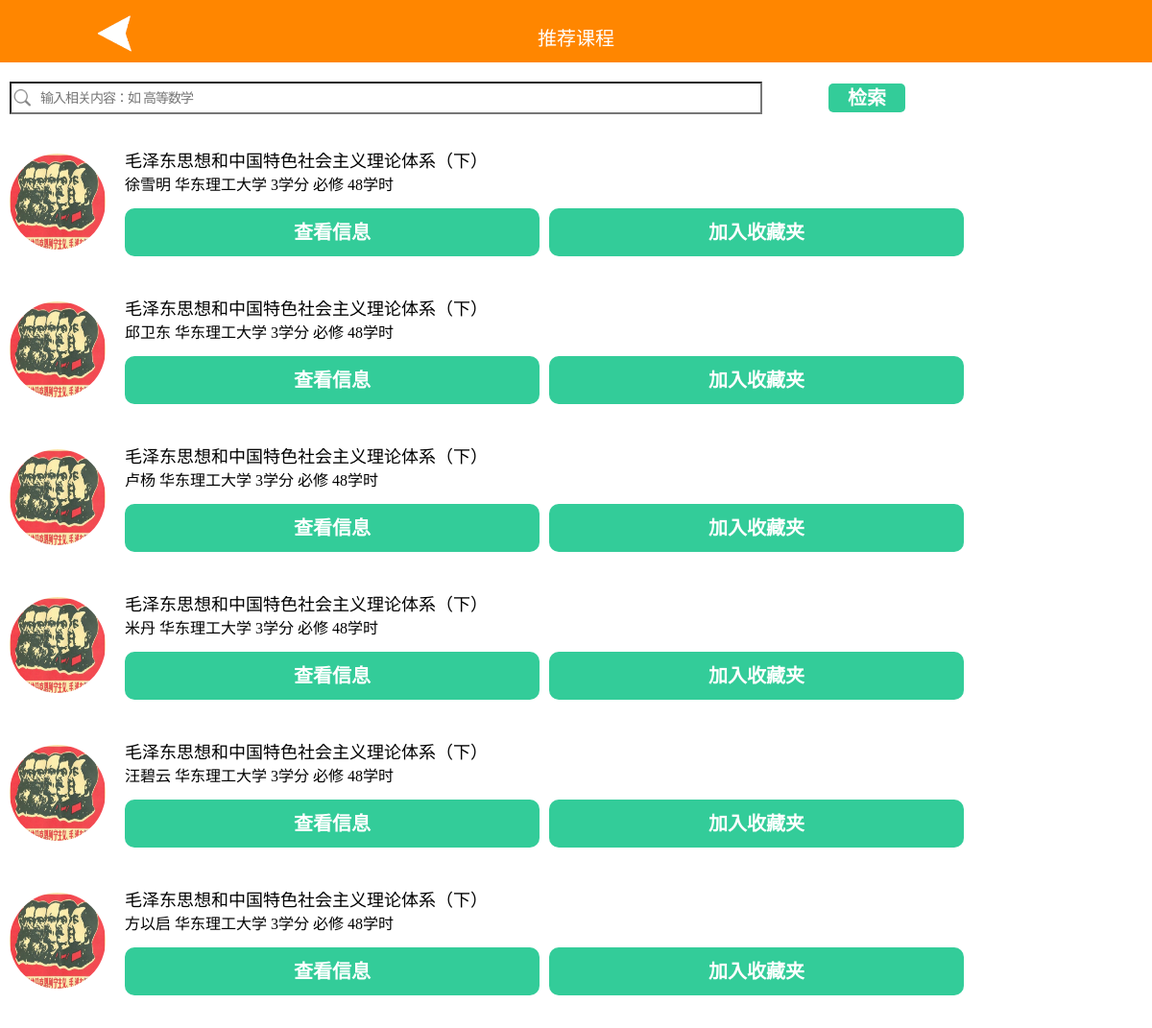
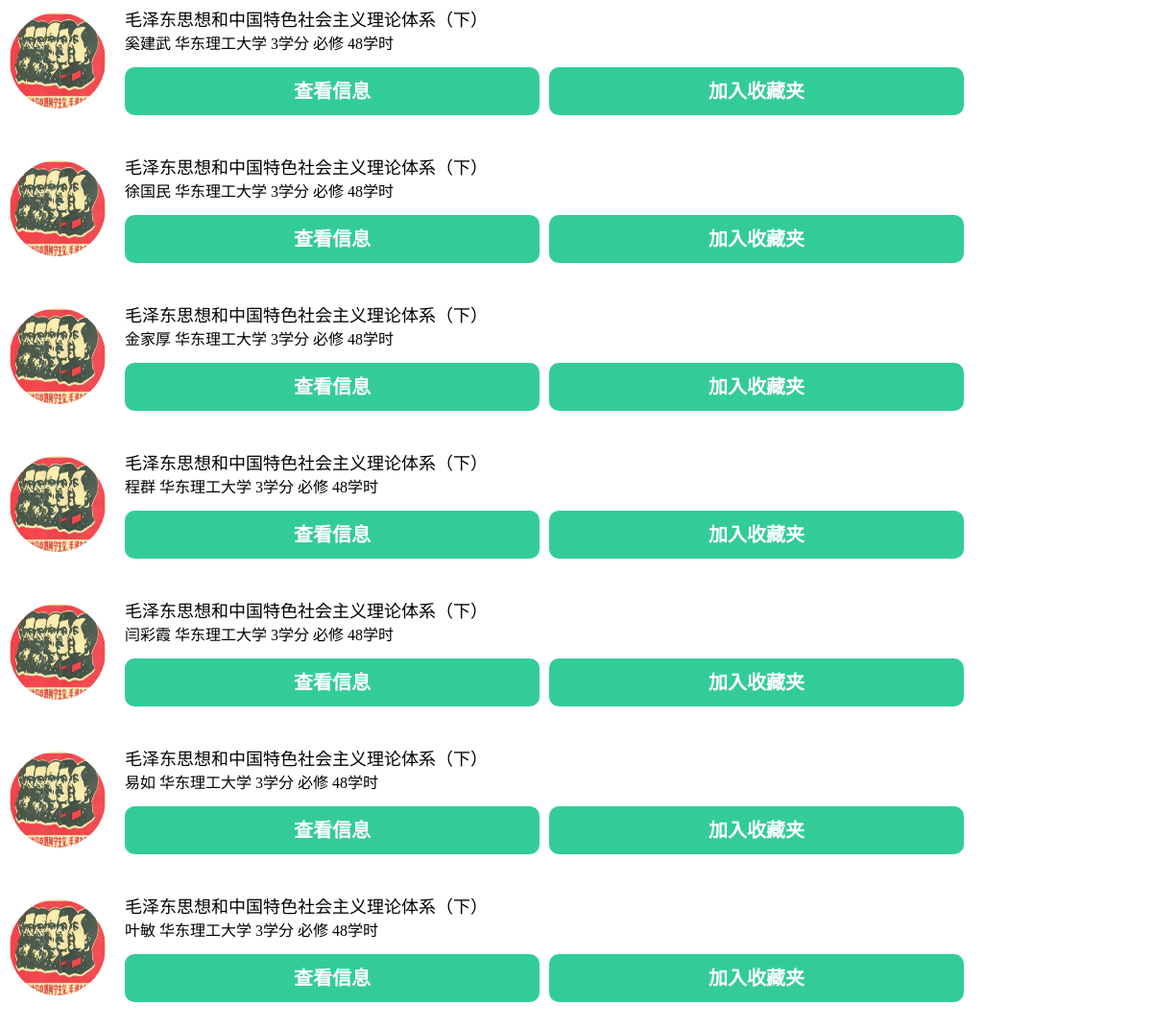
The page /14lessons.php (signed in) on the database its author committed (2 pictures, top to bottom).
### tables this page shows
CREATE TABLE `coursecategory` (
  `ccid` int(11) NOT NULL AUTO_INCREMENT,
  `course_id` int(11) NOT NULL,
  `category` int(15) NOT NULL,
  PRIMARY KEY (`ccid`)
);

CREATE TABLE `course` (
  `course_id` int(11) NOT NULL AUTO_INCREMENT,
  `cname` varchar(25) NOT NULL,
  `teacher` varchar(6) NOT NULL,
  `credit` float DEFAULT NULL,
  `course_hour` int(5) DEFAULT NULL,
  `content` varchar(500) NOT NULL,
  `school` varchar(20) NOT NULL,
  `examination` varchar(50) NOT NULL,
  `textbook` varchar(50) NOT NULL,
  `course_nature` varchar(2) NOT NULL,
  `picture` varchar(200) NOT NULL,
  PRIMARY KEY (`course_id`)
);

### 14lessons.php (the view, shortened to what this page needs)
<!doctype html>
<html>
<head>
	</head>
<body>
<table class="heading" width="100%" border="0" cellpadding="0" cellspacing="0" >
  <tbody>
    <tr>
      <td width="20%" bgcolor="#FF8600"><a href="javascript:history.go(-1)" target="_self"><img src="jiantou.gif" height="40vx" width="40vx"></a></td>
      <td width="60%" bgcolor="#FF8600"><p>推荐课程</p></td>
      <td width="20%" bgcolor="#FF8600"></td>
    </tr>
  </tbody>
</table>
<table class="input" width="100%" border="0" cellpadding="0" cellspacing="0">
  <tbody>
    <tr>
	 <form action="5changelesson.php" method="post">
      <td width="70%">
      	<input id="shuru" type="" name="shuru" placeholder="输入相关内容：如 高等数学"/>
      </td>
      <td width="30%">
		  <p><button type="submit" value="检索" class="sousuo">检索</button></p>
		  </td>
		  </form>
    </tr>
  </tbody>
</table>
 <?php
$uid=$_SESSION['uid'];
include_once 'includes/db.inc.php';
try{
	$sql="select * from user_course where uid='$uid' order by rand() limit 1";
	$result=$pdo->query($sql);
}
catch(Exception $e)
{
	$output = 'Error performing update'.$e->getMessage();
	echo $output;
	exit();
}
?>
<?php
try{
	$sql="select * from user_interest_label where uid=$uid order by rand() limit 1";
		$result = $pdo->query($sql);
		$num2=$result->rowCount();
	}catch(Exception $e){
		$output = 'Error performing update'.$e->getMessage();
		echo $output;
		exit();
	}
	if($num2!=0)
	{
foreach($result as $row){
$iid=$row["iid"];
}
try{
		$sql="select * from interest_label where iid=$iid";
		$result = $pdo->query($sql);
	}catch(Exception $e){
		$output = 'Error performing update'.$e->getMessage();
		echo $output;
		exit();
	}
foreach($result as $row){
	$category=$row["category"];
}
try{
	$sql="select * from coursecategory where category=$category order by rand()  ";
	$result = $pdo->query($sql);
	}catch(Exception $e){
		$output = 'Error performing update'.$e->getMessage();
		echo $output;
		exit();
	}
foreach($result as $row){
	$course_id=$row["course_id"];
	try{
		$sql="select * from course where course_id=$course_id";
		$result = $pdo->query($sql);
	}catch(Exception $e){
		$output = 'Error performing update'.$e->getMessage();
		echo $output;
		exit();
	}
	foreach($result as $row){
	        $cname=$row["cname"];
	        $teacher=$row["teacher"];
			$school=$row["school"];
	        $credit=$row["credit"];
	        $course_hour=$row["course_hour"];
	        $course_nature=$row["course_nature"];
			$picture=$row['picture'];
	}
?>
<table class="inner" width="100%" border="0" cellpadding="0" cellspacing="0">
<tbody>
  <tr>
    <td width="100px" rowspan="2"><div class="image">
    <img src="<?php echo $picture; ?>" width="100px" height="100px"> </div></td>
    <td><div class="info">
	<?php
	    if($cname!=""){echo $cname; echo '<br/>';}
	?>
	</div>
    <div class="info1">
	<?php
	if($teacher!=""){echo $teacher." ";}
	if($school!=""){echo $school." ";}
	if($credit!=""){echo $credit."学分 ";}
	if($course_nature!=""){echo $course_nature." ";}
	if($course_hour!=""){echo $course_hour."学时 ";}
	?>
	</div></td>
  </tr>
  <tr>
    <td><a href="15indicatedlesson.php">
      <div>
	  <form method="post" action="15indicatedlesson.php" >
		  <button class="hide"  type="submit">查看信息</button>
	    </form>
		<form method="post" action="14lessons.php"  >
			<button class="hide" type="submit">加入收藏夹</button>
	    </form></div>
      </td>
  </tr>
</tbody>
</table>
<?php
		}
	}
?>
</body>
</html>

### 14lessons.php (style rules this page uses)
* { margin: 0; padding: 0; }
body { background-image:url(""); background-position: center 0; background-size:cover; margin: 0px; }
.heading { position:fixed; top: 0; }
.heading td { text-align: center; height:35px; line-height: 35px; padding-top: 15px; padding-bottom: 0px; font-family: "黑体"; font-size: 20px; color:#ffffff; margin:2px; }
.input { margin:20px 0px 20px 0px; position:fixed; top: 45px; background-color: #ffffff; padding-top: 20px; padding-left: 10px; padding-bottom: 10px; }
.input #shuru { height:30px; line-height: 30px; width:90%; background-color: #eeeeee; background: url("sousuo.png") no-repeat scroll left center transparent; background-size: 20px 18px; padding-left: 30px; font-size: 14px; letter-spacing: -1px; }
.input .sousuo { font-size: 20px; font-weight: bold; font-family: "黑体"; color: #ffffff; background-color: #33cc99; margin-left: 20px; border-radius: 5px; height: 30px; width:80px; line-height: 30px; margin-right: 20px; border: none; }
.inner { margin: 20px 0px 20px 0px; }
.image { margin:20px 10px 10px 10px; border-radius: 50px; width: 100px; float:left; }
.image img { border-radius: 50px; }
.info { font-family: "黑体"; font-size: 18px; margin: 5px 10px 0px; }
.info1 { font-family: "黑体"; font-size: 16px; margin: 0px 10px 0px; font-weight: lighter; }
a { text-decoration: none; }
.hide { text-align: center; float:left; width:40%; height:50px; line-height: 40px; margin: 0px 0px 0px 10px; color:#ffffff; border-radius: 10px; background-color: #33cc99; font-size: 20px; font-family: "黑体"; font-weight: bold; border: none; }

### rows shown on the page
coursecategory: course.picture (picture), course.cname "毛泽东思想和中国特色社会主义理论体系（下）", course.teacher "徐雪明", course.school "华东理工大学", course.credit "3", course.course_nature "必修", course.course_hour "48"
coursecategory: course.picture (picture), course.cname "毛泽东思想和中国特色社会主义理论体系（下）", course.teacher "邱卫东", course.school "华东理工大学", course.credit "3", course.course_nature "必修", course.course_hour "48"
coursecategory: course.picture (picture), course.cname "毛泽东思想和中国特色社会主义理论体系（下）", course.teacher "卢杨", course.school "华东理工大学", course.credit "3", course.course_nature "必修", course.course_hour "48"
coursecategory: course.picture (picture), course.cname "毛泽东思想和中国特色社会主义理论体系（下）", course.teacher "米丹", course.school "华东理工大学", course.credit "3", course.course_nature "必修", course.course_hour "48"
coursecategory: course.picture (picture), course.cname "毛泽东思想和中国特色社会主义理论体系（下）", course.teacher "汪碧云", course.school "华东理工大学", course.credit "3", course.course_nature "必修", course.course_hour "48"
coursecategory: course.picture (picture), course.cname "毛泽东思想和中国特色社会主义理论体系（下）", course.teacher "方以启", course.school "华东理工大学", course.credit "3", course.course_nature "必修", course.course_hour "48"
coursecategory: course.picture (picture), course.cname "毛泽东思想和中国特色社会主义理论体系（下）", course.teacher "奚建武", course.school "华东理工大学", course.credit "3", course.course_nature "必修", course.course_hour "48"
coursecategory: course.picture (picture), course.cname "毛泽东思想和中国特色社会主义理论体系（下）", course.teacher "徐国民", course.school "华东理工大学", course.credit "3", course.course_nature "必修", course.course_hour "48"
coursecategory: course.picture (picture), course.cname "毛泽东思想和中国特色社会主义理论体系（下）", course.teacher "金家厚", course.school "华东理工大学", course.credit "3", course.course_nature "必修", course.course_hour "48"
coursecategory: course.picture (picture), course.cname "毛泽东思想和中国特色社会主义理论体系（下）", course.teacher "程群", course.school "华东理工大学", course.credit "3", course.course_nature "必修", course.course_hour "48"
coursecategory: course.picture (picture), course.cname "毛泽东思想和中国特色社会主义理论体系（下）", course.teacher "闫彩霞", course.school "华东理工大学", course.credit "3", course.course_nature "必修", course.course_hour "48"
coursecategory: course.picture (picture), course.cname "毛泽东思想和中国特色社会主义理论体系（下）", course.teacher "易如", course.school "华东理工大学", course.credit "3", course.course_nature "必修", course.course_hour "48"
coursecategory: course.picture (picture), course.cname "毛泽东思想和中国特色社会主义理论体系（下）", course.teacher "叶敏", course.school "华东理工大学", course.credit "3", course.course_nature "必修", course.course_hour "48"
